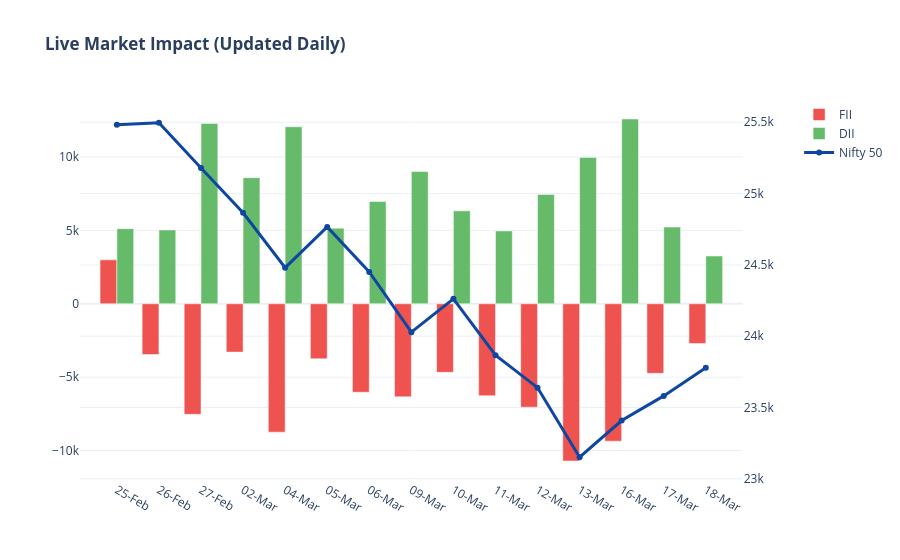

The code cell stored with this chart in its notebook:
### Code cell
import pandas as pd
import plotly.graph_objects as go
from plotly.subplots import make_subplots

# ==========================================
# PART 1: REBUILD THE MASTER DATABASE
# ==========================================
def clean_data(file_path):
    raw = pd.read_csv(file_path)
    clean = raw.iloc[2:].copy()
    clean.columns = ['Date', 'FII_Buy', 'FII_Sell', 'FII_Net', 'DII_Buy', 'DII_Sell', 'DII_Net']
    
    cols = ['FII_Buy', 'FII_Sell', 'FII_Net', 'DII_Buy', 'DII_Sell', 'DII_Net']
    for col in cols:
        clean[col] = clean[col].astype(str).str.replace(',', '').str.strip()
        clean[col] = pd.to_numeric(clean[col], errors='coerce')
    return clean.dropna(subset=['Date'])

# Load the raw files 
jan_df = clean_data('../data/fii_raw_jan_2026.csv')
feb_df = clean_data('../data/fii_history_2026-02.csv') 
march_df = clean_data('../data/fii_raw_march_2026.csv')

# Stack them, sort them, and save the permanent Master File
master_df = pd.concat([jan_df, feb_df, march_df], ignore_index=True)
master_df['Date'] = pd.to_datetime(master_df['Date'])
master_df = master_df.drop_duplicates(subset=['Date']).sort_values(by='Date')
master_df.to_csv('../data/fii_dii_master_database.csv', index=False)
print(f"✅ Master Database Updated! Total Trading Days: {len(master_df)}")

# ==========================================
# PART 2: THE NIFTY MERGE & DASHBOARD
# ==========================================
nifty_df = pd.read_csv('../data/nifty50.csv')
nifty_df['Price'] = nifty_df['Price'].astype(str).str.replace(',', '').astype(float)
nifty_df['Date'] = pd.to_datetime(nifty_df['Date'], dayfirst=True)

# Merge the newly updated master with Nifty
impact_df = pd.merge(master_df, nifty_df[['Date', 'Price']], on='Date', how='inner')
impact_df = impact_df.sort_values(by='Date')

# Plot the latest 15 days
plot_df = impact_df.tail(15)
dates = plot_df['Date'].dt.strftime('%d-%b')

fig = make_subplots(specs=[[{"secondary_y": True}]])

fig.add_trace(go.Bar(x=dates, y=plot_df['FII_Net'], name="FII", marker_color='#ef5350'), secondary_y=False)
fig.add_trace(go.Bar(x=dates, y=plot_df['DII_Net'], name="DII", marker_color='#66bb6a'), secondary_y=False)
fig.add_trace(go.Scatter(x=dates, y=plot_df['Price'], name="Nifty 50", mode='lines+markers', line=dict(color='#0d47a1', width=3)), secondary_y=True)

fig.update_layout(title_text="<b>Live Market Impact (Updated Daily)</b>", barmode='group', hovermode="x unified", template="plotly_white")
fig.show()

### Figure 1 — Plotly figure (JSON) as saved in the notebook; plotly's stock layout.template omitted (floating-point values rounded to 4 significant figures)
{"data": [{"marker": {"color": "#ef5350"}, "name": "FII", "type": "bar", "x": ["25-Feb", "26-Feb", "27-Feb", "02-Mar", "04-Mar", "05-Mar", "06-Mar", "09-Mar", "10-Mar", "11-Mar", "12-Mar", "13-Mar", "16-Mar", "17-Mar", "18-Mar"], "xaxis": "x", "y": [2992.0, -3466.0, -7536.0, -3296.0, -8753.0, -3753.0, -6030.0, -6346.0, -4673.0, -6267.0, -7050.0, -10720.0, -9366.0, -4741.0, -2714.0], "yaxis": "y"}, {"marker": {"color": "#66bb6a"}, "name": "DII", "type": "bar", "x": ["25-Feb", "26-Feb", "27-Feb", "02-Mar", "04-Mar", "05-Mar", "06-Mar", "09-Mar", "10-Mar", "11-Mar", "12-Mar", "13-Mar", "16-Mar", "17-Mar", "18-Mar"], "xaxis": "x", "y": [5119.0, 5032.0, 12290.0, 8594.0, 12070.0, 5153.0, 6972.0, 9014.0, 6333.0, 4966.0, 7450.0, 9977.0, 12590.0, 5225.0, 3253.0], "yaxis": "y"}, {"line": {"color": "#0d47a1", "width": 3}, "mode": "lines+markers", "name": "Nifty 50", "type": "scatter", "x": ["25-Feb", "26-Feb", "27-Feb", "02-Mar", "04-Mar", "05-Mar", "06-Mar", "09-Mar", "10-Mar", "11-Mar", "12-Mar", "13-Mar", "16-Mar", "17-Mar", "18-Mar"], "xaxis": "x", "y": [25480.0, 25500.0, 25180.0, 24870.0, 24480.0, 24770.0, 24450.0, 24030.0, 24260.0, 23870.0, 23640.0, 23150.0, 23410.0, 23580.0, 23780.0], "yaxis": "y2"}], "layout": {"barmode": "group", "hovermode": "x unified", "title": {"text": "<b>Live Market Impact (Updated Daily)</b>"}, "xaxis": {"anchor": "y", "domain": [0, 0.94]}, "yaxis": {"anchor": "x", "domain": [0, 1]}, "yaxis2": {"anchor": "x", "overlaying": "y", "side": "right"}}}
